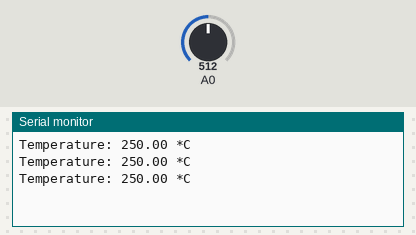
A sketch run on a simulated Arduino Uno, built with avr-gcc and run on an emulated ATmega328P. Parts: the last lines printed to the serial monitor. The inputs (shaded band) are chosen by the test bench; at power-on: A0 = 512.

Above: at 1.3 s.
1.4 s: A0 set to 716
At 1.9 s:
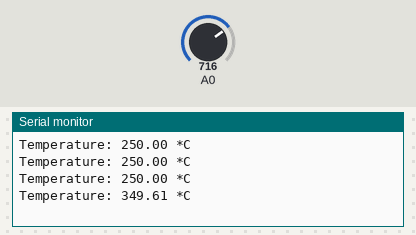
2.9 s: A0 set to 900
At 3.4 s:
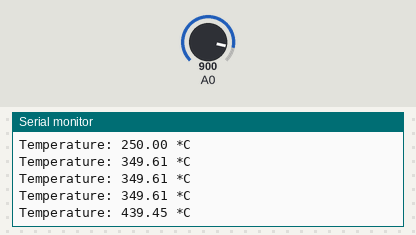
Timing chart, 0 to 5.9 s (numbered marks = the images above; inputs shaded):
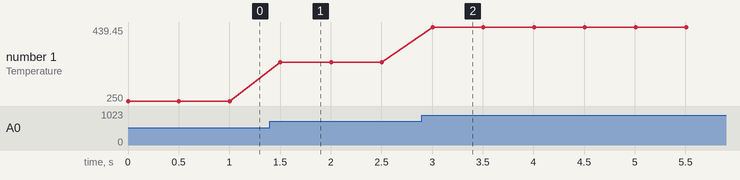

Measured:
- after the input at 1.4 s, the serial monitor: prints a new line after 0.10 s (image 1)
- after the input at 2.9 s, the serial monitor: prints a new line after 0.10 s (image 2)
- plotted number 1: 250 → 349.61 after the input at 1.4 s, 349.61 → 439.45 after the input at 2.9 s

The sketch:

temp_iot.ino
```cpp
void setup(){
  Serial.begin(9600);
}

void loop(){
    int rawData = analogRead(A0);
    float vcc = 5.0;
    float voltage = rawData * (vcc / 1024.0);
    float temperature = voltage * 100;
    Serial.print("Temperature: ");
    Serial.print(temperature);
    Serial.println(" *C");
    delay(500);
}
```
